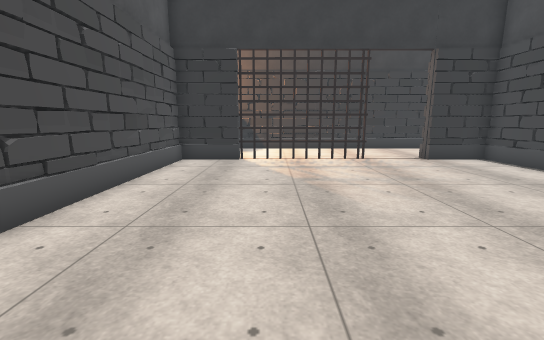
view 1 (above)

13 first-person views from a walk through a scene from a Unity 3-D project. The camera is 1.4 m above the floor, tilts 10° down and sees 90° across. Doors are open. The floor is counted in squares, 1 m on a side. Each view is taken from the middle of a square. On the plan, view 1 faces up. The plan holds only what a view shows up to about 13 squares ahead; the rest is blank. The place goes on beyond the plan. The player character is not drawn. Some surface patterns are stand-ins.

view 2
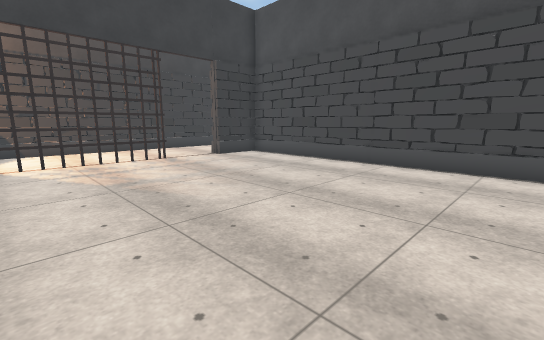

view 3
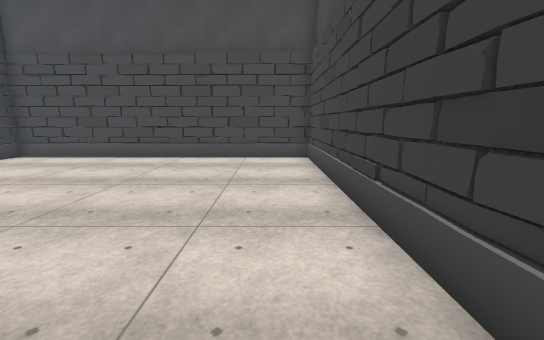

view 4
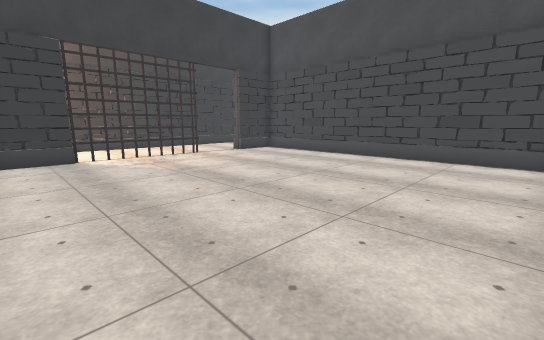

view 5
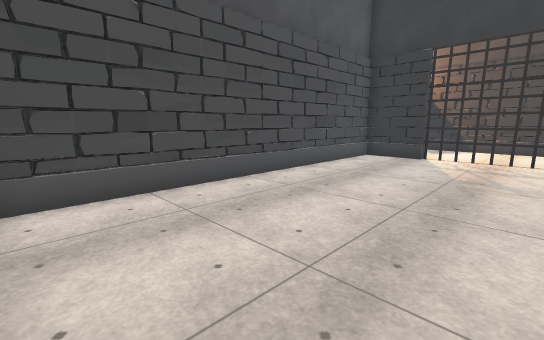

view 6
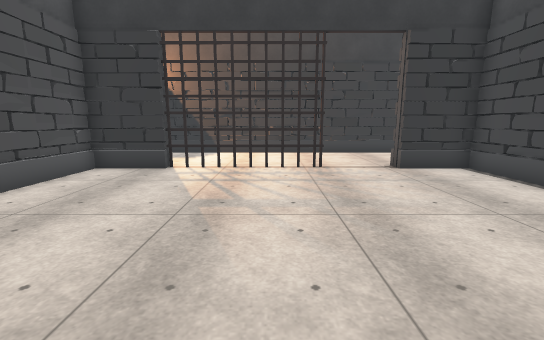

view 7
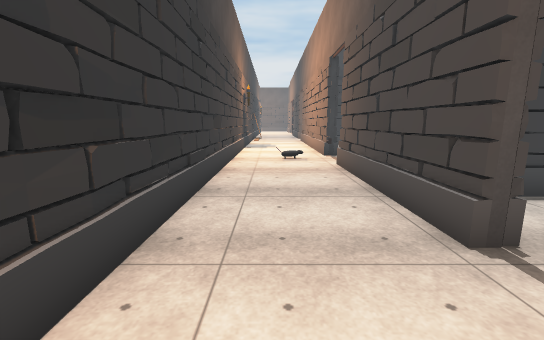

view 8
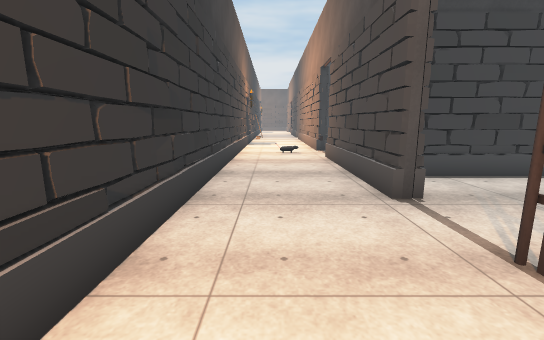

view 9
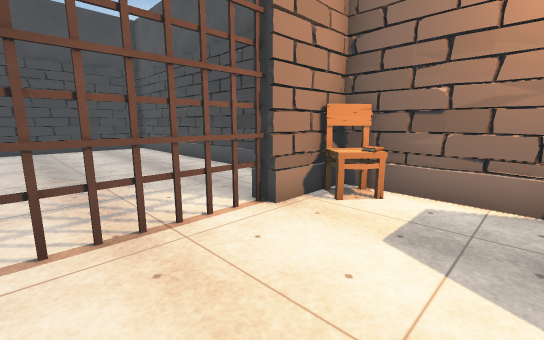

view 10
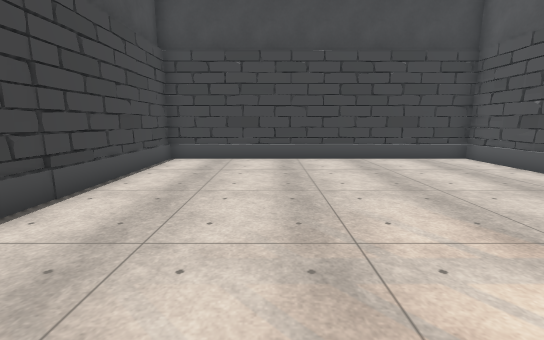

view 11
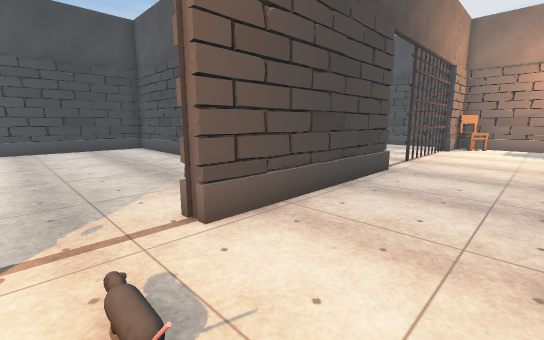

view 12
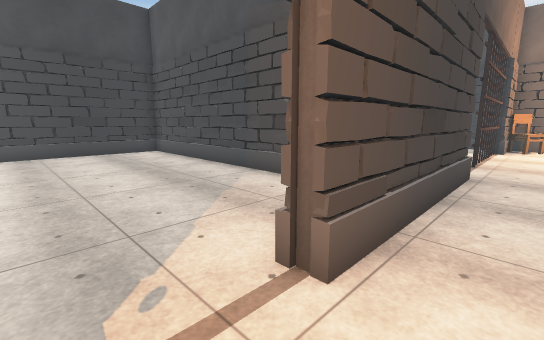

view 13
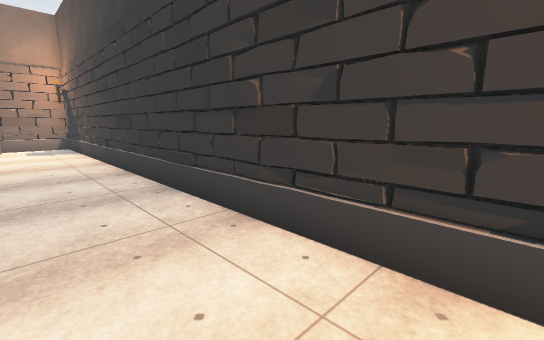

### Floor plan
Key: @ floor where view 1 was taken; # wall or solid block; . floor; D open door; = window, fence, low wall or low ledge; T thing the floor can be seen under or through; C chair; O other object.
Columns run from 4 left of view 1 to 14 right of it. Each row starts with its distance up from view 1.
 15 ###################
 14 #..................
 13 #..................
 12 #O.................
 11 #CT.....ODD#####DDO
 10 ##T====#ODD##  ##DD
  9 #...........# ....
  8 #...........# ....
  7 #...........##....
  6 #...........##....
  5 #...........##....
  4 #...........##....
  3 #...........##....
  2 #...........##....
  1 #...........##....
  0 #...@.......##....
 -1 #...........#==  =
 -2 ###################

Positions as (right, up) in squares from view 1, and headings:
1: (0, 0), facing up
2: (-1, 0), facing up-right
3: (-3, 0), facing right
4: (-3, -1), facing up-right
5: (2, -1), facing up-left
6: (2, 2), facing up
7: (3, 13), facing right
8: (1, 13), facing right
9: (2, 14), facing down-left
10: (4, 9), facing down
11: (14, 14), facing down-left
12: (14, 12), facing down-left
13: (14, 12), facing up-left
